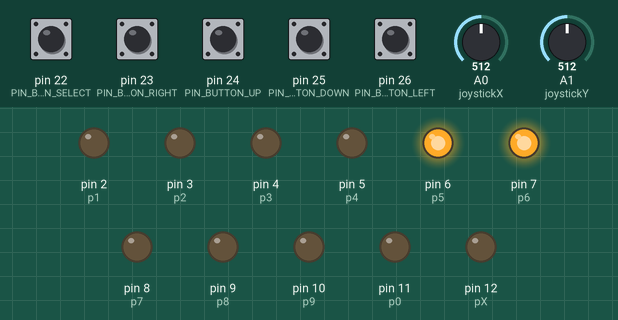
This sketch was run on a simulated Arduino Mega 2560, built with avr-gcc and run on an emulated ATmega2560. Parts: output pins drawn as LEDs (lit = HIGH). The test bench sets the inputs (shaded band); at power-on: pin 22 (PIN_BUTTON_SELECT), pin 23 (PIN_BUTTON_RIGHT), pin 24 (PIN_BUTTON_UP), pin 25 (PIN_BUTTON_DOWN), pin 26 (PIN_BUTTON_LEFT) HIGH, A0 (joystickX) = 512, A1 (joystickY) = 512. What the sketch prints to the serial monitor is not drawn.

Above: at 1.3 s.
1.4 s: A0 (joystickX) set to 610
At 2.7 s:
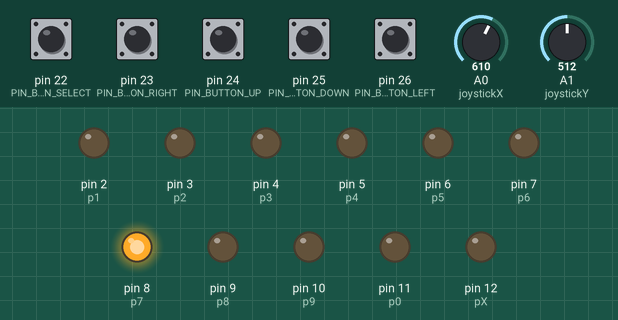
3.0 s: A0 (joystickX) set to 716
At 4.0 s:
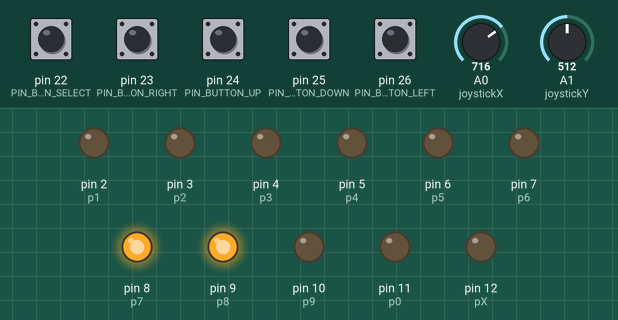
4.5 s: A0 (joystickX) set to 789
6.0 s: A0 (joystickX) set to 808
At 6.5 s:
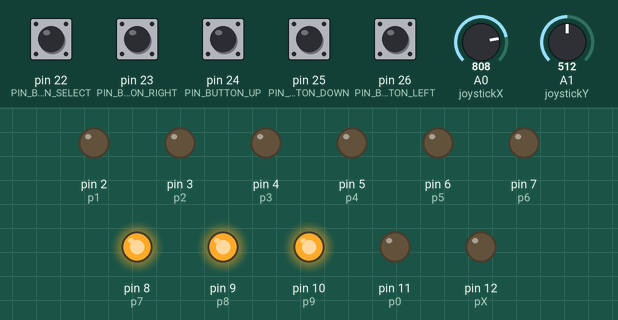
7.5 s: A0 (joystickX) set to 886
9.0 s: A0 (joystickX) set to 910
At 10.2 s:
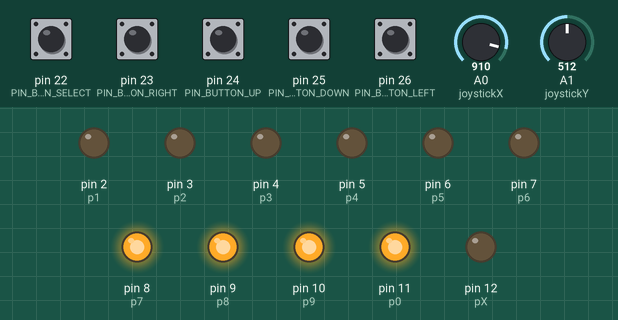
Timing chart, 0 to 11.5 s (numbered marks = the images above; inputs shaded):
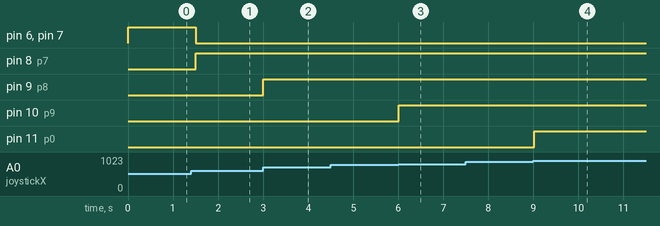

Measured:
- the behaviour switches between 800 and 801 on A0 (joystickX) (found by bisection; images 2 and 3)
- the behaviour switches between 900 and 901 on A0 (joystickX) (found by bisection; images 3 and 4)
- after the input at 1.4 s, pin 6 (p5), pin 7 (p6): HIGH → LOW after 0.10 s; pin 8 (p7): LOW → HIGH after 0.10 s
- after the input at 3.0 s, pin 9 (p8): LOW → HIGH at once
- after the input at 4.5 s, every drawn part: stays the same
- after the input at 6.0 s, pin 10 (p9): LOW → HIGH at once
- after the input at 7.5 s, every drawn part: stays the same
- after the input at 9.0 s, pin 11 (p0): LOW → HIGH at once

The sketch:

Joystick.ino
```cpp
const byte PIN_BUTTON_SELECT = 22;
const byte PIN_BUTTON_RIGHT = 23;
const byte PIN_BUTTON_UP = 24;
const byte PIN_BUTTON_DOWN = 25;
const byte PIN_BUTTON_LEFT = 26;

const int p1 = 2;
const int p2 = 3;
const int p3 = 4;
const int p4 = 5;
const int p5 = 6;
const int p6 = 7;
const int p7 = 8;
const int p8 = 9;
const int p9 = 10;
const int p0 = 11;
const int pX = 12;

 int value1=0;
 int value2=0;
 int value3=0;
 int value4=0;
int valueXY=0;
const int botonXY=26;
const int joystickX = A0;
const int joystickY = A1;
int sensorValueX;
int sensorValueY;

void setup() {
  // put your setup code here, to run once:
  Serial.begin(9600);   //iniciar puerto serie
  pinMode(PIN_BUTTON_RIGHT, INPUT);
  pinMode(p1, OUTPUT);
  pinMode(p2, OUTPUT);
  pinMode(p3, OUTPUT);
  pinMode(p4, OUTPUT);
  pinMode(p5, OUTPUT);
  pinMode(p6, OUTPUT);
  pinMode(p7, OUTPUT);
  pinMode(p8, OUTPUT);
  pinMode(p9, OUTPUT);
  pinMode(p0, OUTPUT);
  pinMode(pX, OUTPUT);
  digitalWrite(PIN_BUTTON_RIGHT, HIGH);

  pinMode(PIN_BUTTON_LEFT, INPUT);
  digitalWrite(PIN_BUTTON_LEFT, HIGH);

  pinMode(PIN_BUTTON_UP, INPUT);
  digitalWrite(PIN_BUTTON_UP, HIGH);

  pinMode(PIN_BUTTON_DOWN, INPUT);
  digitalWrite(PIN_BUTTON_DOWN, HIGH);

  pinMode(PIN_BUTTON_SELECT, INPUT);
  digitalWrite(PIN_BUTTON_SELECT, HIGH);

}

void loop() {

sensorValueX = analogRead(joystickX);
sensorValueY = analogRead(joystickY);

Serial.println(sensorValueX);
Serial.println(sensorValueY);

if(sensorValueX>600){
  digitalWrite(p7, HIGH);
}else{
  digitalWrite(p7, LOW);
}
if(sensorValueX>700){
  digitalWrite(p8, HIGH);
}else{
  digitalWrite(p8, LOW);
}

if(sensorValueX>800){
  digitalWrite(p9, HIGH);
}else{
  digitalWrite(p9, LOW);
}

if(sensorValueX>900){
  digitalWrite(p0, HIGH);
}else{
  digitalWrite(p0, LOW);
}

if(sensorValueX>1000){
  digitalWrite(pX, HIGH);
}else{
  digitalWrite(pX, LOW);
}

if(sensorValueX>500 && sensorValueX<600){
  digitalWrite(p6, HIGH);
  digitalWrite(p5, HIGH);
}else{
  digitalWrite(p6, LOW);
  digitalWrite(p5, LOW);
}

if(sensorValueX<500){
  digitalWrite(p4, HIGH);
}else{
  digitalWrite(p4, LOW);
}

if(sensorValueX<350){
  digitalWrite(p3, HIGH);
}else{
  digitalWrite(p3, LOW);
}

if(sensorValueX<200){
  digitalWrite(p2, HIGH);
}else{
  digitalWrite(p2, LOW);
}

if(sensorValueX<100){
  digitalWrite(p1, HIGH);
}else{
  digitalWrite(p1, LOW);
}

  Serial.print("l:");
  Serial.print(digitalRead(PIN_BUTTON_LEFT));
  Serial.print(" ");

  Serial.print("r:");
  Serial.print(digitalRead(PIN_BUTTON_RIGHT));
  Serial.print(" ");

  Serial.print("u:");
  Serial.print(digitalRead(PIN_BUTTON_UP));
  Serial.print(" ");

  Serial.print("d:");
  Serial.print(digitalRead(PIN_BUTTON_DOWN));
  Serial.print(" ");

  Serial.print("s:");
  Serial.print(digitalRead(PIN_BUTTON_SELECT));
  Serial.print(" ");

  delay(500);
}
```
